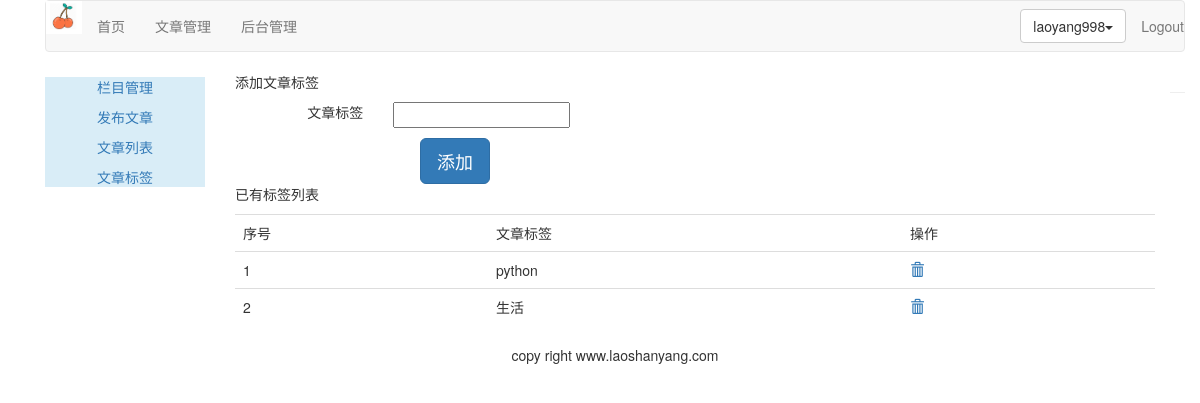
The app's page /article/article_tag (signed in), older data.
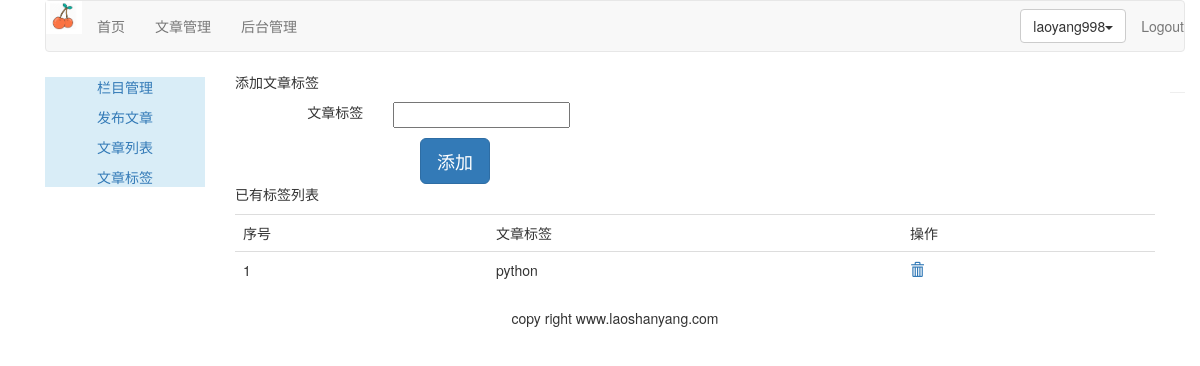
The same page, newer data.
### article/models.py (models this page shows, shortened)
class ArticleTag(models.Model):
    author=models.ForeignKey(User,related_name='tag',on_delete=models.CASCADE)
    tag=models.CharField(max_length=500)

### article/views.py (the view, shortened to what this page needs)
# urls.py: path('article_tag', views.Article_tag, name='article_tag'),
@login_required(login_url='/account')
@csrf_exempt
def Article_tag(request):
    if request.method == 'GET':
        article_tags = ArticleTag.objects.filter(author=request.user)
        article_tag_form = ArticleTagForm()
        return render(request, 'article/tag/tag_list.html', {'article_tags': article_tags,
                                                             'article_tag_form': article_tag_form})

### article/forms.py
class ArticleTagForm(forms.ModelForm):
    class Meta:
        model = ArticleTag
        fields = ('tag',)

### templates/article/tag/tag_list.html (shortened to what this page needs)
{% extends 'article/base.html' %}
{% load staticfiles %}
{% block content %}
    <div>
        <p>添加文章标签</p>
        <form action="" class="form-horizontal" method="post">{% csrf_token %}
            <div class="row" style="margin-top: 10px;">
                <div class="col-md-2 text-right"><span>文章标签</span></div>
                <div class="col-md-10 text-left">{{ article_tag_form.tag }}</div>
            </div>
            <div class="row">
                <input type="button" class="btn btn-primary btn-lg" style="margin-left:200px;
                    margin-top:10px;" value="添加" onclick="add_tag()">
            </div>
        </form>
    </div>
    <div>
        <p>已有标签列表</p>
        <table class="table table-hover">
            <tr>
                <td>序号</td>
                <td>文章标签</td>
                <td>操作</td>
            </tr>
            {% for article_tag in article_tags %}
                <tr id={{ forloop.counter }}>
                    <td>{{ forloop.counter }}</td>
                    <td>{{ article_tag.tag }}</td>
                    <td>
                        <a name="delete" href="javascript:" onclick="del_tag(this,{{ article_tag.id }})">
                            <span class="glyphicon glyphicon-trash"></span>
                        </a>
                    </td>
                </tr>
            {% empty %}
                <p>You have no article tags,please add them.</p>
            {% endfor %}
        </table>
    </div>
{% endblock %}

Row changes from the older to the newer data that the page shows:
removed ArticleTag: tag "生活"
